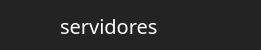
         <widget class="QFrame" name="menus_servidores">
          <property name="geometry">
           <rect>
            <x>-10</x>
            <y>200</y>
            <width>261</width>
            <height>50</height>
           </rect>
          </property>
          <property name="styleSheet">
           <string notr="true">QFrame {
	
	background-color: rgb(35, 35, 35);
	border: none;
}
QFrame:hover {
	background-color: rgb(35, 35, 35);
}
QFrame:pressed {
	background-color: rgb(35, 35, 35);
}</string>
          </property>
          <property name="frameShape">
           <enum>QFrame::StyledPanel</enum>
          </property>
          <property name="frameShadow">
           <enum>QFrame::Raised</enum>
          </property>
          <widget class="QFrame" name="barra_btn_servidor1">
           <property name="geometry">
            <rect>
             <x>0</x>
             <y>0</y>
             <width>261</width>
             <height>50</height>
            </rect>
           </property>
           <property name="styleSheet">
            <string notr="true">QFrame {
	border: none;
}
QFrame:hover {
	background-color: rgb(30,144,255);
}
QFrame:pressed {
	background-color: rgb(1,84,149);
}</string>
           </property>
           <property name="frameShape">
            <enum>QFrame::StyledPanel</enum>
           </property>
           <property name="frameShadow">
            <enum>QFrame::Raised</enum>
           </property>
           <widget class="QPushButton" name="btn_servidor1">
            <property name="geometry">
             <rect>
              <x>10</x>
              <y>0</y>
              <width>50</width>
              <height>50</height>
             </rect>
            </property>
            <property name="font">
             <font>
              <pointsize>12</pointsize>
              <weight>75</weight>
              <bold>true</bold>
             </font>
            </property>
            <property name="styleSheet">
             <string notr="true">QPushButton {
	background-image: url(:/server/imagens/server-24.png);
	background-color: transparent;
	background-repeat: no-repeat;
	background-position: center;
	border: none;
}
QPushButton:hover {
	background-color: rgb(30,144,255);
}
QPushButton:pressed {
	background-color: rgb(1,84,149);
}</string>
            </property>
            <property name="text">
             <string/>
            </property>
           </widget>
           <widget class="QLabel" name="texto_btn_snes1_22">
            <property name="geometry">
             <rect>
              <x>60</x>
              <y>10</y>
              <width>171</width>
              <height>31</height>
             </rect>
            </property>
            <property name="font">
             <font>
              <family>SegoeUIl,12</family>
              <pointsize>1</pointsize>
              <weight>50</weight>
              <italic>false</italic>
              <bold>false</bold>
             </font>
            </property>
            <property name="styleSheet">
             <string notr="true">QLabel{
	background-color: transparent;
	color: rgb(255, 255, 255);
font: 20px SegoeUIl, bold;
}</string>
            </property>
            <property name="text">
             <string>servidores</string>
            </property>
           </widget>
          </widget>
          <widget class="QFrame" name="barra_btn_servidor1_2">
           <property name="geometry">
            <rect>
             <x>0</x>
             <y>100</y>
             <width>261</width>
             <height>50</height>
            </rect>
           </property>
           <property name="styleSheet">
            <string notr="true">QFrame {
	border: none;
}
QFrame:hover {
	background-color: rgb(30,144,255);
}
QFrame:pressed {
	background-color: rgb(1,84,149);
}</string>
           </property>
           <property name="frameShape">
            <enum>QFrame::StyledPanel</enum>
           </property>
           <property name="frameShadow">
            <enum>QFrame::Raised</enum>
           </property>
           <widget class="QPushButton" name="btn_servidor1_3">
            <property name="geometry">
             <rect>
              <x>10</x>
              <y>0</y>
              <width>50</width>
              <height>50</height>
             </rect>
            </property>
            <property name="font">
             <font>
              <pointsize>12</pointsize>
              <weight>75</weight>
              <bold>true</bold>
             </font>
            </property>
            <property name="styleSheet">
             <string notr="true">QPushButton {
	background-image: url(:/server/imagens/server-24.png);
	background-color: transparent;
	background-repeat: no-repeat;
	background-position: center;
	border: none;
}
QPushButton:hover {
	background-color: rgb(30,144,255);
}
QPushButton:pressed {
	background-color: rgb(1,84,149);
}</string>
            </property>
            <property name="text">
             <string/>
            </property>
           </widget>
           <widget class="QLabel" name="texto_btn_snes1_24">
            <property name="geometry">
             <rect>
              <x>60</x>
              <y>10</y>
              <width>171</width>
              <height>31</height>
             </rect>
            </property>
            <property name="font">
             <font>
              <family>SegoeUIl,12</family>
              <pointsize>1</pointsize>
              <weight>50</weight>
              <italic>false</italic>
              <bold>false</bold>
             </font>
            </property>
            <property name="styleSheet">
             <string notr="true">QLabel{
	background-color: transparent;
	color: rgb(255, 255, 255);
font: 20px SegoeUIl, bold;
}</string>
            </property>
            <property name="text">
             <string>hacker flask</string>
            </property>
           </widget>
          </widget>
          <widget class="QFrame" name="barra_btn_servidor1_3">
           <property name="geometry">
            <rect>
             <x>0</x>
             <y>200</y>
             <width>261</width>
             <height>50</height>
            </rect>
           </property>
           <property name="styleSheet">
            <string notr="true">QFrame {
	border: none;
}
QFrame:hover {
	background-color: rgb(30,144,255);
}
QFrame:pressed {
	background-color: rgb(1,84,149);
}</string>
           </property>
           <property name="frameShape">
            <enum>QFrame::StyledPanel</enum>
           </property>
           <property name="frameShadow">
            <enum>QFrame::Raised</enum>
           </property>
           <widget class="QPushButton" name="btn_servidor1_4">
            <property name="geometry">
             <rect>
              <x>10</x>
              <y>0</y>
              <width>50</width>
              <height>50</height>
             </rect>
            </property>
            <property name="font">
             <font>
              <pointsize>12</pointsize>
              <weight>75</weight>
              <bold>true</bold>
             </font>
            </property>
            <property name="styleSheet">
             <string notr="true">QPushButton {
	background-image: url(:/server/imagens/server-24.png);
	background-color: transparent;
	background-repeat: no-repeat;
	background-position: center;
	border: none;
}
QPushButton:hover {
	background-color: rgb(30,144,255);
}
QPushButton:pressed {
	background-color: rgb(1,84,149);
}</string>
            </property>
            <property name="text">
             <string/>
            </property>
           </widget>
           <widget class="QLabel" name="texto_btn_snes1_25">
            <property name="geometry">
             <rect>
              <x>60</x>
              <y>10</y>
              <width>171</width>
              <height>31</height>
             </rect>
            </property>
            <property name="font">
             <font>
              <family>SegoeUIl,12</family>
              <pointsize>1</pointsize>
              <weight>50</weight>
              <italic>false</italic>
              <bold>false</bold>
             </font>
            </property>
            <property name="styleSheet">
             <string notr="true">QLabel{
	background-color: transparent;
	color: rgb(255, 255, 255);
font: 20px SegoeUIl, bold;
}</string>
            </property>
            <property name="text">
             <string>null</string>
            </property>
           </widget>
          </widget>
          <widget class="QFrame" name="barra_btn_servidor1_5">
           <property name="geometry">
            <rect>
             <x>0</x>
             <y>150</y>
             <width>261</width>
             <height>50</height>
            </rect>
           </property>
           <property name="styleSheet">
            <string notr="true">QFrame {
	border: none;
}
QFrame:hover {
	background-color: rgb(30,144,255);
}
QFrame:pressed {
	background-color: rgb(1,84,149);
}</string>
           </property>
           <property name="frameShape">
            <enum>QFrame::StyledPanel</enum>
           </property>
           <property name="frameShadow">
            <enum>QFrame::Raised</enum>
           </property>
           <widget class="QPushButton" name="btn_servidor1_6">
            <property name="geometry">
             <rect>
              <x>10</x>
              <y>0</y>
              <width>50</width>
              <height>50</height>
             </rect>
            </property>
            <property name="font">
             <font>
              <pointsize>12</pointsize>
              <weight>75</weight>
              <bold>true</bold>
             </font>
            </property>
            <property name="styleSheet">
             <string notr="true">QPushButton {
	background-image: url(:/server/imagens/server-24.png);
	background-color: transparent;
	background-repeat: no-repeat;
	background-position: center;
	border: none;
}
QPushButton:hover {
	background-color: rgb(30,144,255);
}
QPushButton:pressed {
	background-color: rgb(1,84,149);
}</string>
            </property>
            <property name="text">
             <string/>
            </property>
           </widget>
           <widget class="QLabel" name="texto_btn_snes1_27">
            <property name="geometry">
             <rect>
              <x>60</x>
              <y>10</y>
              <width>171</width>
              <height>31</height>
             </rect>
            </property>
            <property name="font">
             <font>
              <family>SegoeUIl,12</family>
              <pointsize>1</pointsize>
              <weight>50</weight>
              <italic>false</italic>
              <bold>false</bold>
             </font>
            </property>
            <property name="styleSheet">
             <string notr="true">QLabel{
	background-color: transparent;
	color: rgb(255, 255, 255);
font: 20px SegoeUIl, bold;
}</string>
            </property>
            <property name="text">
             <string>deep fake flask</string>
            </property>
           </widget>
          </widget>
          <widget class="QFrame" name="barra_btn_servidor1_6">
           <property name="geometry">
            <rect>
             <x>0</x>
             <y>50</y>
             <width>261</width>
             <height>50</height>
            </rect>
           </property>
           <property name="styleSheet">
            <string notr="true">QFrame {
	border: none;
}
QFrame:hover {
	background-color: rgb(30,144,255);
}
QFrame:pressed {
	background-color: rgb(1,84,149);
}</string>
           </property>
           <property name="frameShape">
            <enum>QFrame::StyledPanel</enum>
           </property>
           <property name="frameShadow">
            <enum>QFrame::Raised</enum>
           </property>
           <widget class="QPushButton" name="btn_servidor1_7">
            <property name="geometry">
             <rect>
              <x>10</x>
              <y>0</y>
              <width>50</width>
              <height>50</height>
             </rect>
            </property>
            <property name="font">
             <font>
              <pointsize>12</pointsize>
              <weight>75</weight>
              <bold>true</bold>
             </font>
            </property>
            <property name="styleSheet">
             <string notr="true">QPushButton {
	background-image: url(:/server/imagens/server-24.png);
	background-color: transparent;
	background-repeat: no-repeat;
	background-position: center;
	border: none;
}
QPushButton:hover {
	background-color: rgb(30,144,255);
}
QPushButton:pressed {
	background-color: rgb(1,84,149);
}</string>
            </property>
            <property name="text">
             <string/>
            </property>
           </widget>
           <widget class="QLabel" name="texto_btn_snes1_28">
            <property name="geometry">
             <rect>
              <x>60</x>
              <y>10</y>
              <width>171</width>
              <height>31</height>
             </rect>
            </property>
            <property name="font">
             <font>
              <family>SegoeUIl,12</family>
              <pointsize>1</pointsize>
              <weight>50</weight>
              <italic>false</italic>
              <bold>false</bold>
             </font>
            </property>
            <property name="styleSheet">
             <string notr="true">QLabel{
	background-color: transparent;
	color: rgb(255, 255, 255);
font: 20px SegoeUIl, bold;
}</string>
            </property>
            <property name="text">
             <string>site flask</string>
            </property>
           </widget>
          </widget>
          <widget class="QFrame" name="barra_btn_servidor1_4">
           <property name="geometry">
            <rect>
             <x>0</x>
             <y>250</y>
             <width>261</width>
             <height>50</height>
            </rect>
           </property>
           <property name="styleSheet">
            <string notr="true">QFrame {
	border: none;
}
QFrame:hover {
	background-color: rgb(30,144,255);
}
QFrame:pressed {
	background-color: rgb(1,84,149);
}</string>
           </property>
           <property name="frameShape">
            <enum>QFrame::StyledPanel</enum>
           </property>
           <property name="frameShadow">
            <enum>QFrame::Raised</enum>
           </property>
           <widget class="QPushButton" name="btn_servidor1_5">
            <property name="geometry">
             <rect>
              <x>10</x>
              <y>0</y>
              <width>50</width>
              <height>50</height>
             </rect>
            </property>
            <property name="font">
             <font>
              <pointsize>12</pointsize>
              <weight>75</weight>
              <bold>true</bold>
             </font>
            </property>
            <property name="styleSheet">
             <string notr="true">QPushButton {
	background-image: url(:/server/imagens/server-24.png);
	background-color: transparent;
	background-repeat: no-repeat;
	background-position: center;
	border: none;
}
QPushButton:hover {
	background-color: rgb(30,144,255);
}
QPushButton:pressed {
	background-color: rgb(1,84,149);
}</string>
            </property>
            <property name="text">
             <string/>
            </property>
           </widget>
           <widget class="QLabel" name="texto_btn_snes1_26">
            <property name="geometry">
             <rect>
              <x>60</x>
              <y>10</y>
              <width>171</width>
              <height>31</height>
             </rect>
            </property>
            <property name="font">
             <font>
              <family>SegoeUIl,12</family>
              <pointsize>1</pointsize>
              <weight>50</weight>
              <italic>false</italic>
              <bold>false</bold>
             </font>
            </property>
            <property name="styleSheet">
             <string notr="true">QLabel{
	background-color: transparent;
	color: rgb(255, 255, 255);
font: 20px SegoeUIl, bold;
}</string>
            </property>
            <property name="text">
             <string>null</string>
            </property>
           </widget>
          </widget>
          <widget class="QFrame" name="barra_btn_servidor1_7">
           <property name="geometry">
            <rect>
             <x>0</x>
             <y>300</y>
             <width>261</width>
             <height>50</height>
            </rect>
           </property>
           <property name="styleSheet">
            <string notr="true">QFrame {
	border: none;
}
QFrame:hover {
	background-color: rgb(30,144,255);
}
QFrame:pressed {
	background-color: rgb(1,84,149);
}</string>
           </property>
           <property name="frameShape">
            <enum>QFrame::StyledPanel</enum>
           </property>
           <property name="frameShadow">
            <enum>QFrame::Raised</enum>
           </property>
           <widget class="QPushButton" name="btn_servidor1_8">
            <property name="geometry">
             <rect>
              <x>10</x>
              <y>0</y>
              <width>50</width>
              <height>50</height>
             </rect>
            </property>
            <property name="font">
             <font>
              <pointsize>12</pointsize>
              <weight>75</weight>
              <bold>true</bold>
             </font>
            </property>
            <property name="styleSheet">
             <string notr="true">QPushButton {
	background-image: url(:/server/imagens/server-24.png);
	background-color: transparent;
	background-repeat: no-repeat;
	background-position: center;
	border: none;
}
QPushButton:hover {
	background-color: rgb(30,144,255);
}
QPushButton:pressed {
	background-color: rgb(1,84,149);
}</string>
            </property>
            <property name="text">
             <string/>
            </property>
           </widget>
           <widget class="QLabel" name="texto_btn_snes1_29">
            <property name="geometry">
             <rect>
              <x>60</x>
              <y>10</y>
              <width>171</width>
              <height>31</height>
             </rect>
            </property>
            <property name="font">
             <font>
              <family>SegoeUIl,12</family>
              <pointsize>1</pointsize>
              <weight>50</weight>
              <italic>false</italic>
              <bold>false</bold>
             </font>
            </property>
            <property name="styleSheet">
             <string notr="true">QLabel{
	background-color: transparent;
	color: rgb(255, 255, 255);
font: 20px SegoeUIl, bold;
}</string>
            </property>
            <property name="text">
             <string>null</string>
            </property>
           </widget>
          </widget>
          <widget class="QFrame" name="barra_btn_servidor1_8">
           <property name="geometry">
            <rect>
             <x>0</x>
             <y>350</y>
             <width>261</width>
             <height>50</height>
            </rect>
           </property>
           <property name="styleSheet">
            <string notr="true">QFrame {
	border: none;
}
QFrame:hover {
	background-color: rgb(30,144,255);
}
QFrame:pressed {
	background-color: rgb(1,84,149);
}</string>
           </property>
           <property name="frameShape">
            <enum>QFrame::StyledPanel</enum>
           </property>
           <property name="frameShadow">
            <enum>QFrame::Raised</enum>
           </property>
           <widget class="QPushButton" name="btn_servidor1_9">
            <property name="geometry">
             <rect>
              <x>10</x>
              <y>0</y>
              <width>50</width>
              <height>50</height>
             </rect>
            </property>
            <property name="font">
             <font>
              <pointsize>12</pointsize>
              <weight>75</weight>
              <bold>true</bold>
             </font>
            </property>
            <property name="styleSheet">
             <string notr="true">QPushButton {
	background-image: url(:/server/imagens/server-24.png);
	background-color: transparent;
	background-repeat: no-repeat;
	background-position: center;
	border: none;
}
QPushButton:hover {
	background-color: rgb(30,144,255);
}
QPushButton:pressed {
	background-color: rgb(1,84,149);
}</string>
            </property>
            <property name="text">
             <string/>
            </property>
           </widget>
           <widget class="QLabel" name="texto_btn_snes1_30">
            <property name="geometry">
             <rect>
              <x>60</x>
              <y>10</y>
              <width>171</width>
              <height>31</height>
             </rect>
            </property>
            <property name="font">
             <font>
              <family>SegoeUIl,12</family>
              <pointsize>1</pointsize>
              <weight>50</weight>
              <italic>false</italic>
              <bold>false</bold>
             </font>
            </property>
            <property name="styleSheet">
             <string notr="true">QLabel{
	background-color: transparent;
	color: rgb(255, 255, 255);
font: 20px SegoeUIl, bold;
}</string>
            </property>
            <property name="text">
             <string>null</string>
            </property>
           </widget>
          </widget>
          <widget class="QFrame" name="barra_btn_servidor1_9">
           <property name="geometry">
            <rect>
             <x>0</x>
             <y>400</y>
             <width>261</width>
             <height>50</height>
            </rect>
           </property>
           <property name="styleSheet">
            <string notr="true">QFrame {
	border: none;
}
QFrame:hover {
	background-color: rgb(30,144,255);
}
QFrame:pressed {
	background-color: rgb(1,84,149);
}</string>
           </property>
           <property name="frameShape">
            <enum>QFrame::StyledPanel</enum>
           </property>
           <property name="frameShadow">
            <enum>QFrame::Raised</enum>
           </property>
           <widget class="QPushButton" name="btn_servidor1_10">
            <property name="geometry">
             <rect>
              <x>10</x>
              <y>0</y>
              <width>50</width>
              <height>50</height>
             </rect>
            </property>
            <property name="font">
             <font>
              <pointsize>12</pointsize>
              <weight>75</weight>
              <bold>true</bold>
             </font>
            </property>
            <property name="styleSheet">
             <string notr="true">QPushButton {
	background-image: url(:/server/imagens/server-24.png);
	background-color: transparent;
	background-repeat: no-repeat;
	background-position: center;
	border: none;
}
QPushButton:hover {
	background-color: rgb(30,144,255);
}
QPushButton:pressed {
	background-color: rgb(1,84,149);
}</string>
            </property>
            <property name="text">
             <string/>
            </property>
           </widget>
           <widget class="QLabel" name="texto_btn_snes1_31">
            <property name="geometry">
             <rect>
              <x>60</x>
              <y>10</y>
              <width>171</width>
              <height>31</height>
             </rect>
            </property>
            <property name="font">
             <font>
              <family>SegoeUIl,12</family>
              <pointsize>1</pointsize>
              <weight>50</weight>
              <italic>false</italic>
              <bold>false</bold>
             </font>
            </property>
            <property name="styleSheet">
             <string notr="true">QLabel{
	background-color: transparent;
	color: rgb(255, 255, 255);
font: 20px SegoeUIl, bold;
}</string>
            </property>
            <property name="text">
             <string>null</string>
            </property>
           </widget>
          </widget>
          <widget class="QFrame" name="barra_btn_servidor1_10">
           <property name="geometry">
            <rect>
             <x>0</x>
             <y>450</y>
             <width>261</width>
             <height>50</height>
            </rect>
           </property>
           <property name="styleSheet">
            <string notr="true">QFrame {
	border: none;
}
QFrame:hover {
	background-color: rgb(30,144,255);
}
QFrame:pressed {
	background-color: rgb(1,84,149);
}</string>
           </property>
           <property name="frameShape">
            <enum>QFrame::StyledPanel</enum>
           </property>
           <property name="frameShadow">
            <enum>QFrame::Raised</enum>
           </property>
           <widget class="QPushButton" name="btn_servidor1_11">
            <property name="geometry">
             <rect>
              <x>10</x>
              <y>0</y>
              <width>50</width>
              <height>50</height>
             </rect>
            </property>
            <property name="font">
             <font>
              <pointsize>12</pointsize>
              <weight>75</weight>
              <bold>true</bold>
             </font>
            </property>
            <property name="styleSheet">
             <string notr="true">QPushButton {
	background-image: url(:/server/imagens/server-24.png);
	background-color: transparent;
	background-repeat: no-repeat;
	background-position: center;
	border: none;
}
QPushButton:hover {
	background-color: rgb(30,144,255);
}
QPushButton:pressed {
	background-color: rgb(1,84,149);
}</string>
            </property>
            <property name="text">
             <string/>
            </property>
           </widget>
           <widget class="QLabel" name="texto_btn_snes1_32">
            <property name="geometry">
             <rect>
              <x>60</x>
              <y>10</y>
              <width>171</width>
              <height>31</height>
             </rect>
            </property>
            <property name="font">
             <font>
              <family>SegoeUIl,12</family>
              <pointsize>1</pointsize>
              <weight>50</weight>
              <italic>false</italic>
              <bold>false</bold>
             </font>
            </property>
            <property name="styleSheet">
             <string notr="true">QLabel{
	background-color: transparent;
	color: rgb(255, 255, 255);
font: 20px SegoeUIl, bold;
}</string>
            </property>
            <property name="text">
             <string>null</string>
            </property>
           </widget>
          </widget>
         </widget>
